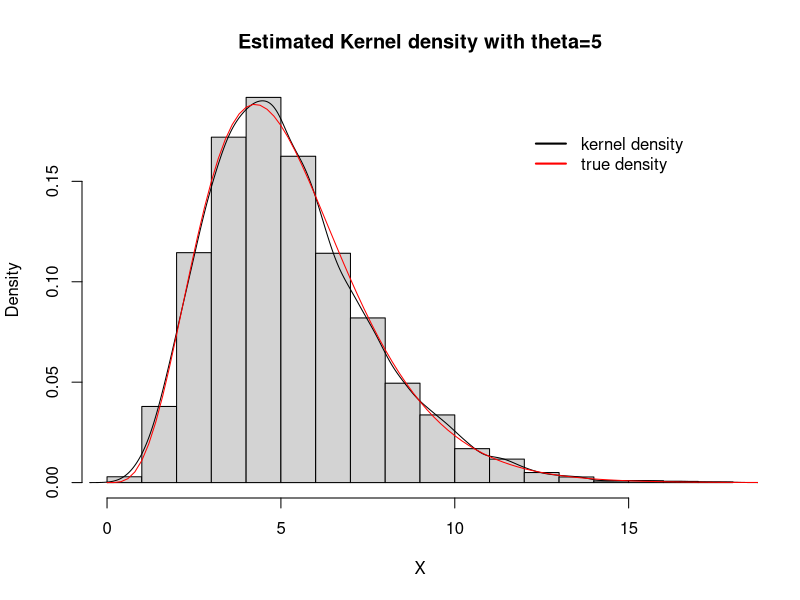
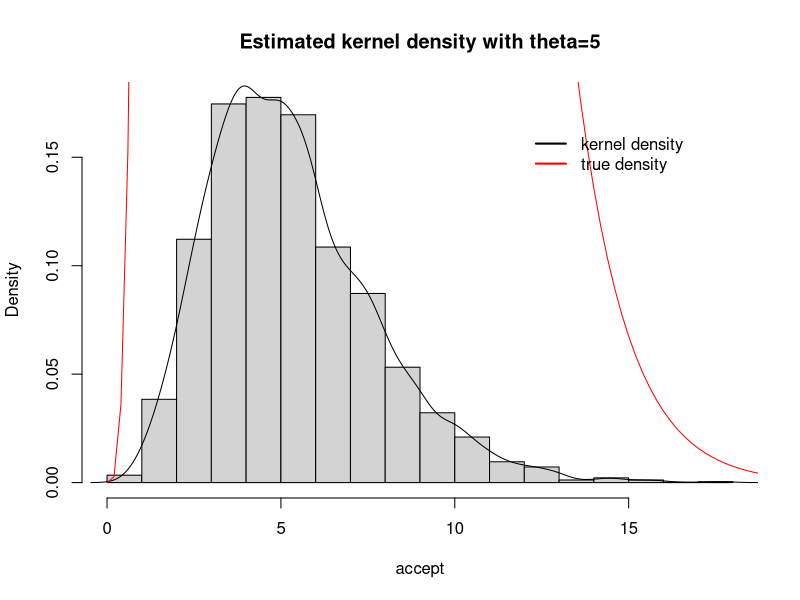
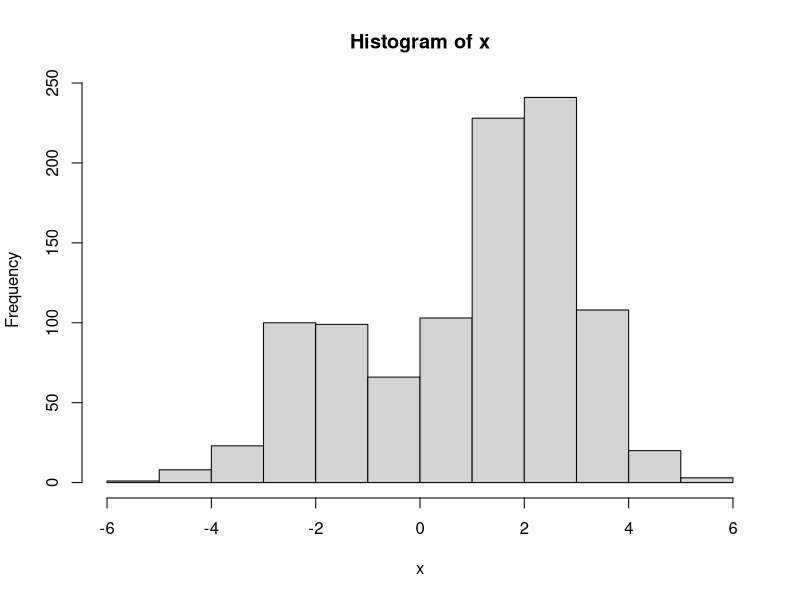
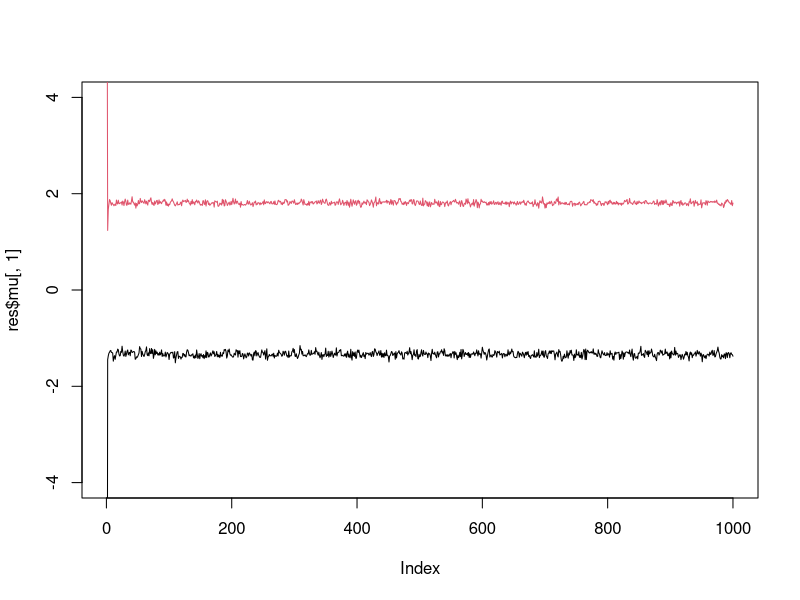
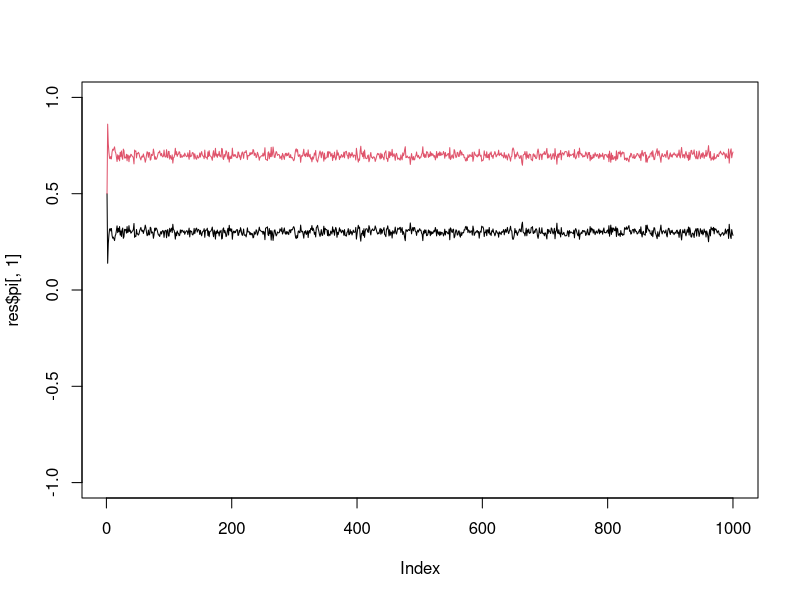

Write R code to recreate these figures, in order.
## ---- chunk 1

g <- function(x, theta = 5){
  (1/(2*gamma(theta)+gamma(theta+0.5)))*(2*x^(theta-1)+x^(theta-0.5))*exp(-x)
}

sample_g <- function(theta){
  w <- 2*gamma(theta)/(2*gamma(theta)+gamma(theta+1/2))
  m <- 10000
  counts <- 0
  draws <- c()
  u <- runif(m,0,1)
  for(i in 1:m){
    if(u[i]<w){
      x <- rgamma(1,theta,1)
      counts <- counts+1
      draws <- c(draws,x)
    }
    else{
      x <- rgamma(1,theta+0.5,1)
    counts <- counts+1
    draws <- c(draws,x)  
    }
  }
  return(draws)
}
X <- sample_g(5)
hist(X,prob=TRUE,main = "Estimated Kernel density with theta=5")
lines(density(X))

curve(g,from = 0,to=20,add=T,col="red")
legend("topright", inset=.1, 
         legend = c("kernel density","true density"), 
         bty = "n", lty = 1, lwd = 2, col = c("black", "red"))
## ---- chunk 2
X <- sample_g(5)
theta = 5
C <- 1 / (2 * gamma(theta) + gamma(theta + 0.5))
alpha <- sqrt(2) / (2 * C)
U <- runif(10000, 0, 1)

q <- function(x, theta = 5){
  return(sqrt(4+x)*x^(theta-1)*exp(-x))
}
g_x <-function(x){
  return(C*g(x))
}


count = 1
accept <- c()

while(count <= 10000){
  test_u = U[count]
  test_x = q(X[count])/(alpha*g_x(X[count]))
  if(test_u <= test_x){
    accept = rbind(accept, X[count])
    count = count + 1
  }
  count = count + 1
}

hist(accept,prob=TRUE,main = "Estimated kernel density with theta=5")
lines(density(accept))

curve(q,from = 0,to=20,add=T,col="red")
legend("topright", inset=.1, 
         legend = c("kernel density","true density"), 
         bty = "n", lty = 1, lwd = 2, col = c("black", "red"))

## ---- chunk 3
set.seed(33)

rmix = function(n,pi,mu,s){
  z = sample(1:length(pi),prob=pi,size=n,replace=TRUE)
  x = rnorm(n,mu[z],s[z])
  return(x)
}
x = rmix(n=1000,pi=c(0.3,0.7),mu=c(-2,2),s=c(1,1))
hist(x)
## ---- chunk 4
normalize = function(x){return(x/sum(x))}
  
  
  sample_z = function(x,pi,mu){
    dmat = outer(mu,x,"-") 
    p.z.given.x = as.vector(pi) * dnorm(dmat,0,1) 
    p.z.given.x = apply(p.z.given.x,2,normalize) 
    z = rep(0, length(x))
    for(i in 1:length(z)){
      z[i] = sample(1:length(pi), size=1,prob=p.z.given.x[,i],replace=TRUE)
    }
    return(z)
  }
 
  sample_pi = function(z,k){
    counts = colSums(outer(z,1:k,FUN="=="))
    pi = gtools::rdirichlet(1,counts+1)
    return(pi)
  }

  sample_mu = function(x, z, k, prior){
    df = data.frame(x=x,z=z)
    mu = rep(0,k)
    for(i in 1:k){
      sample.size = sum(z==i)
      sample.mean = ifelse(sample.size==0,0,mean(x[z==i]))
      
      post.prec = sample.size+prior$prec
      post.mean = (prior$mean * prior$prec + sample.mean * sample.size)/post.prec
      mu[i] = rnorm(1,post.mean,sqrt(1/post.prec))
    }
    return(mu)
  }
  
  gibbs = function(x,k,niter =1000,muprior = list(mean=0,prec=100)){
    pi = rep(1/k,k) # initialize
    mu = rnorm(k,0,10)
    z = sample_z(x,pi,mu)
    res = list(mu=matrix(nrow=niter, ncol=k), pi = matrix(nrow=niter,ncol=k), z = matrix(nrow=niter, ncol=length(x)))
    res$mu[1,]=mu
    res$pi[1,]=pi
    res$z[1,]=z 
    for(i in 2:niter){
        pi = sample_pi(z,k)
        mu = sample_mu(x,z,k,muprior)
        z = sample_z(x,pi,mu)
        res$mu[i,] = mu
        res$pi[i,] = pi
        res$z[i,] = z
    }
    return(res)
  }
## ---- chunk 5
res = gibbs(x,2)
plot(res$mu[,1],ylim=c(-4,4),type="l")
lines(res$mu[,2],col=2)

## ---- chunk 6
plot(res$pi[,1],ylim = c(-1,1), type="l")
lines(res$pi[,2],col=2)
